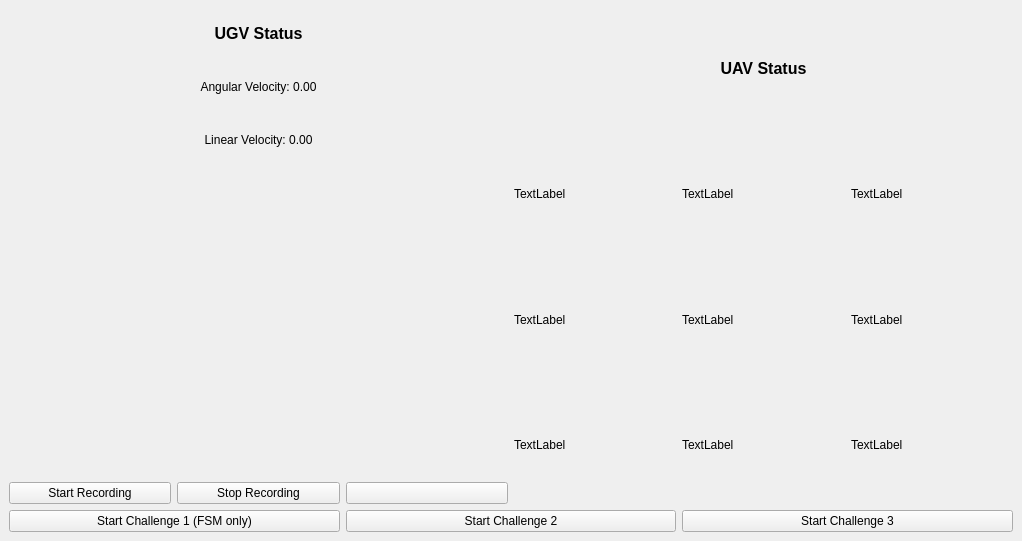
<?xml version="1.0" encoding="UTF-8"?>
<ui version="4.0">
 <class>MainWindow</class>
 <widget class="QMainWindow" name="MainWindow">
  <property name="geometry">
   <rect>
    <x>0</x>
    <y>0</y>
    <width>1022</width>
    <height>541</height>
   </rect>
  </property>
  <property name="windowTitle">
   <string>ROS Dashboard</string>
  </property>
  <widget class="QWidget" name="centralwidget">
   <property name="layoutDirection">
    <enum>Qt::LeftToRight</enum>
   </property>
   <layout class="QVBoxLayout" name="verticalLayout">
    <item>
     <layout class="QHBoxLayout" name="horizontalLayout_4">
      <item>
       <layout class="QVBoxLayout" name="verticalLayout_10">
        <item>
         <widget class="QLabel" name="lbl_title">
          <property name="enabled">
           <bool>true</bool>
          </property>
          <property name="font">
           <font>
            <pointsize>12</pointsize>
            <weight>75</weight>
            <bold>true</bold>
           </font>
          </property>
          <property name="text">
           <string>UGV Status</string>
          </property>
          <property name="alignment">
           <set>Qt::AlignCenter</set>
          </property>
         </widget>
        </item>
        <item>
         <widget class="QLabel" name="lbl_angular">
          <property name="text">
           <string>Angular Velocity: 0.00</string>
          </property>
          <property name="alignment">
           <set>Qt::AlignCenter</set>
          </property>
         </widget>
        </item>
        <item>
         <widget class="QLabel" name="lbl_linear">
          <property name="text">
           <string>Linear Velocity: 0.00</string>
          </property>
          <property name="alignment">
           <set>Qt::AlignCenter</set>
          </property>
         </widget>
        </item>
        <item>
         <widget class="QWidget" name="plot_widget" native="true">
          <property name="minimumSize">
           <size>
            <width>200</width>
            <height>150</height>
           </size>
          </property>
          <layout class="QVBoxLayout" name="verticalLayout_3"/>
         </widget>
        </item>
        <item>
         <widget class="QWidget" name="odom_plot_widget" native="true">
          <property name="minimumSize">
           <size>
            <width>200</width>
            <height>150</height>
           </size>
          </property>
          <layout class="QVBoxLayout" name="verticalLayout_4"/>
         </widget>
        </item>
        <item>
         <layout class="QHBoxLayout" name="horizontalLayout">
          <item>
           <widget class="QPushButton" name="btn_start_record">
            <property name="text">
             <string>Start Recording</string>
            </property>
           </widget>
          </item>
          <item>
           <widget class="QPushButton" name="btn_stop_record">
            <property name="text">
             <string>Stop Recording</string>
            </property>
           </widget>
          </item>
          <item>
           <widget class="QPushButton" name="btn_shutdown">
            <property name="text">
             <string>Shutdown All Nodes</string>
             <string>Shutdown All Nodes</string>
            </property>
           </widget>
          </item>
         </layout>
        </item>
       </layout>
      </item>
      <item>
       <layout class="QVBoxLayout" name="verticalLayout_9">
        <item>
         <widget class="QLabel" name="label">
          <property name="font">
           <font>
            <pointsize>12</pointsize>
            <weight>75</weight>
            <bold>true</bold>
           </font>
          </property>
          <property name="text">
           <string>UAV Status</string>
          </property>
          <property name="alignment">
           <set>Qt::AlignCenter</set>
          </property>
         </widget>
        </item>
        <item>
         <layout class="QHBoxLayout" name="horizontalLayout_2">
          <item>
           <widget class="QLabel" name="ax_label">
            <property name="text">
             <string>TextLabel</string>
            </property>
           </widget>
          </item>
          <item>
           <widget class="QLabel" name="ay_label">
            <property name="text">
             <string>TextLabel</string>
            </property>
           </widget>
          </item>
          <item>
           <widget class="QLabel" name="az_label">
            <property name="text">
             <string>TextLabel</string>
            </property>
           </widget>
          </item>
         </layout>
        </item>
        <item>
         <layout class="QHBoxLayout" name="horizontalLayout_5">
          <item>
           <widget class="QLabel" name="gx_label">
            <property name="text">
             <string>TextLabel</string>
            </property>
           </widget>
          </item>
          <item>
           <widget class="QLabel" name="gy_label">
            <property name="text">
             <string>TextLabel</string>
            </property>
           </widget>
          </item>
          <item>
           <widget class="QLabel" name="gz_label">
            <property name="text">
             <string>TextLabel</string>
            </property>
           </widget>
          </item>
         </layout>
        </item>
        <item>
         <layout class="QHBoxLayout" name="horizontalLayout_6">
          <item>
           <widget class="QLabel" name="mx_label">
            <property name="text">
             <string>TextLabel</string>
            </property>
           </widget>
          </item>
          <item>
           <widget class="QLabel" name="my_label">
            <property name="text">
             <string>TextLabel</string>
            </property>
           </widget>
          </item>
          <item>
           <widget class="QLabel" name="mz_label">
            <property name="text">
             <string>TextLabel</string>
            </property>
           </widget>
          </item>
         </layout>
        </item>
       </layout>
      </item>
     </layout>
    </item>
    <item>
     <layout class="QHBoxLayout" name="horizontalLayout_3">
      <item>
       <widget class="QPushButton" name="btn_start_challenge1">
        <property name="text">
         <string>Start Challenge 1 (FSM only)</string>
        </property>
       </widget>
      </item>
      <item>
       <widget class="QPushButton" name="btn_start_challenge2">
        <property name="text">
         <string>Start Challenge 2</string>
        </property>
       </widget>
      </item>
      <item>
       <widget class="QPushButton" name="btn_start_challenge3">
        <property name="text">
         <string>Start Challenge 3</string>
        </property>
       </widget>
      </item>
     </layout>
    </item>
   </layout>
  </widget>
 </widget>
 <resources/>
 <connections/>
</ui>
